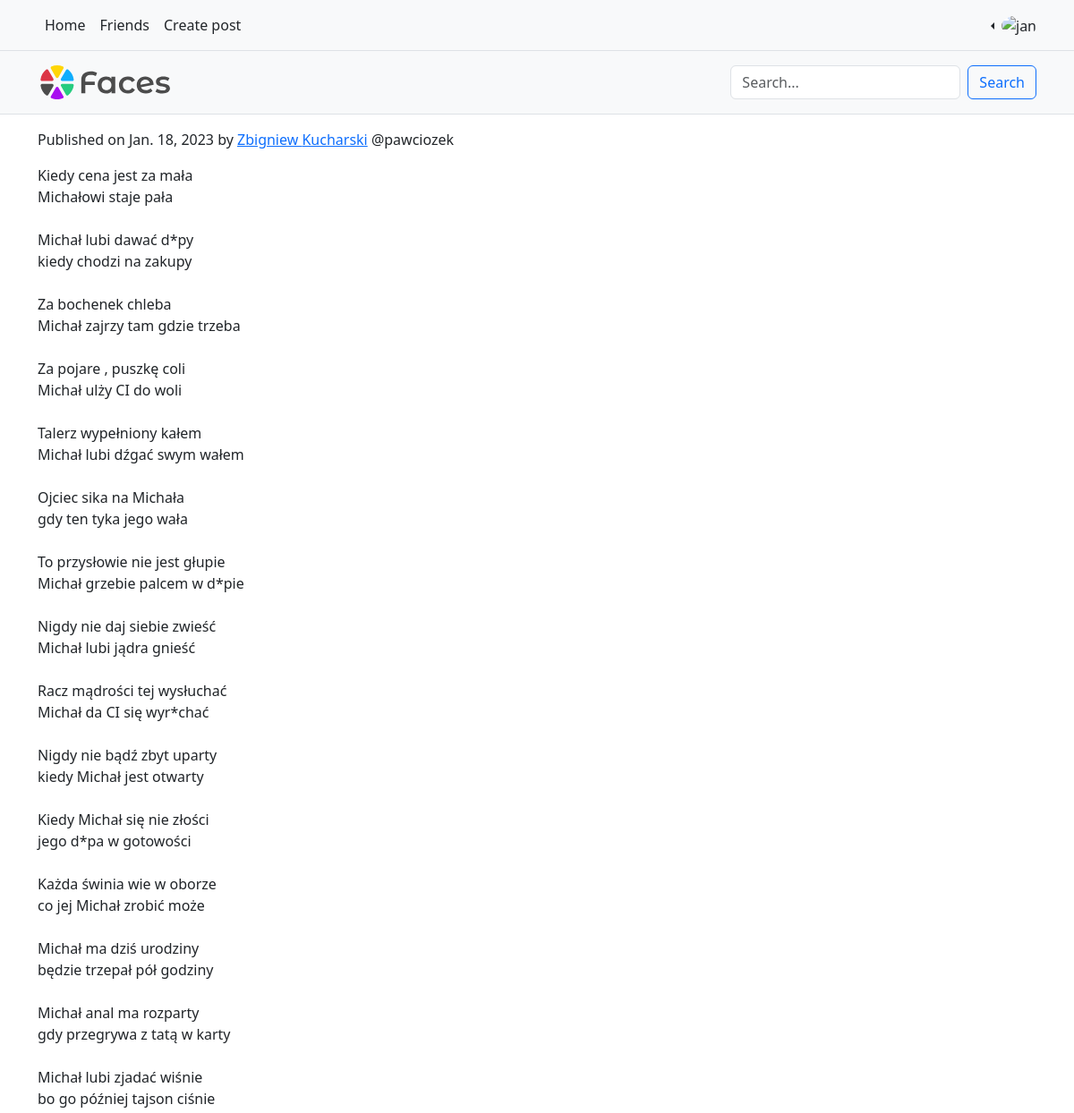
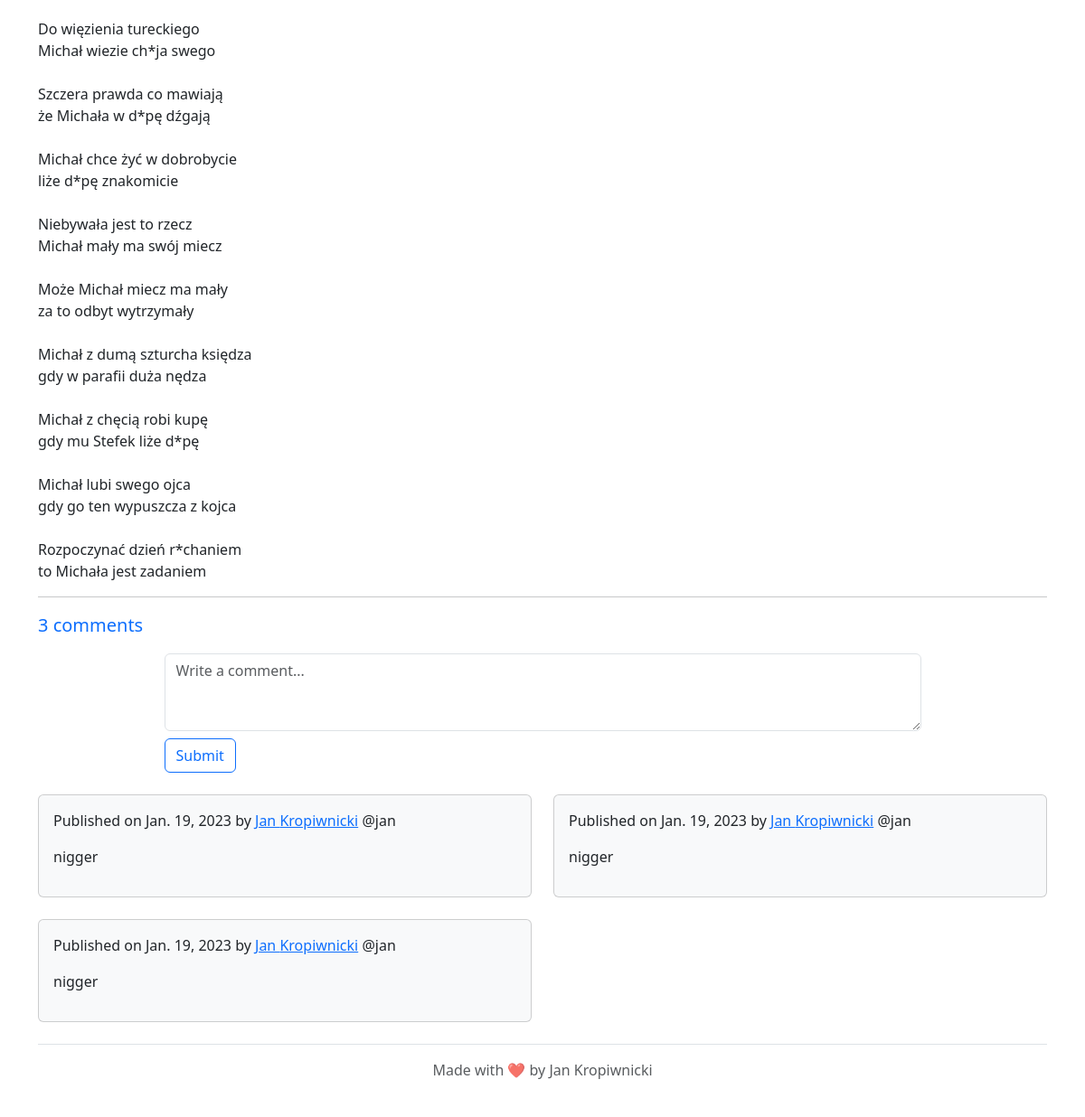
Screenshot of /45 (signed in) with the database file from the repository (2 pictures, top to bottom).
### facebook2_app/models.py (models this page shows)
class Post(models.Model):
    content = models.TextField()
    author = models.ForeignKey(Person, on_delete=models.CASCADE)
    date = models.DateTimeField()

class Person(models.Model):
    user = models.OneToOneField(User, on_delete=models.CASCADE)
    friends = models.ManyToManyField("self")

class Comment(models.Model):
    post = models.ForeignKey(Post, on_delete=models.CASCADE)
    author = models.ForeignKey(Person, on_delete=models.CASCADE)
    content = models.TextField()
    date = models.DateTimeField()

### facebook2_app/views.py (the view)
# urls.py: path('<int:post_id>', facebook2_app.views.post_page, name="post_page"),
def post_page(request, post_id):
    post = get_object_or_404(Post, id=post_id)
    return render(request, 'post-page.html', {"post": post, "post_content": post.content.split("\r\n"), "like_count":
                  len(post.likeprofile_set.all()), "comment_count": len(post.comment_set.all())})

### templates/post-page.html (shortened to what this page needs)
{% extends 'base.html' %}
{% block content %}
    {% if user.is_authenticated %}
        <p>
            Published on {{ post.date.date }} by <a href="{% url 'user' post.author.user.username %}">
            {{ post.author.user.first_name }} {{ post.author.user.last_name }}</a>
            @{{ post.author.user.username }}
        </p>
        <p>
            {% for line in post_content %}
                {{ line }}<br>
            {% endfor %}
        </p>
        <hr>
        <span class="lead text-primary">{{ comment_count }} comment{% if comment_count != 1 %}s{% endif %}</span>
        <div class="d-flex justify-content-center">
            <form method="post" class="w-75 mt-3" action="{% url 'submit_comment' post.id %}">
                <textarea class="form-control" name="comment" placeholder="Write a comment..." rows="3"></textarea>
                <button class="btn btn-outline-primary mt-2 mb-4" type="submit">Submit</button>
            </form>
        </div>
        <div class="row g-4">
            {% for comment in post.comment_set.all %}
                <div class="col-md-6">
                    <div class="p-3 card bg-light">
                        <p>
                            Published on {{ comment.date.date }} by <a href="{% url 'user' comment.author.user.username %}">
                            {{ comment.author.user.first_name }} {{ comment.author.user.last_name }}</a>
                            @{{ comment.author.user.username }}
                        </p>
                        <p>{{ comment.content }}</p>
                    </div>
                </div>
            {% endfor %}
        </div>
    {% endif %}
{% endblock %}

### templates/base.html (style rules this page uses)
body { padding-top: 9rem; }

### rows the page displays
Post: date "Jan. 18, 2023", author.user.first_name "Zbigniew", author.user.last_name "Kucharski", author.user.username "pawciozek"
Comment: date "Jan. 19, 2023", author.user.first_name "Jan", author.user.last_name "Kropiwnicki", author.user.username "jan", content "nigger"
Comment: date "Jan. 19, 2023", author.user.first_name "Jan", author.user.last_name "Kropiwnicki", author.user.username "jan", content "nigger"
Comment: date "Jan. 19, 2023", author.user.first_name "Jan", author.user.last_name "Kropiwnicki", author.user.username "jan", content "nigger"

### other values shown
{{ line }} "Kiedy cena jest za mała" "Michałowi staje pała" "Michał lubi dawać d*py" "kiedy chodzi na zakupy" "Za bochenek chleba" "Michał zajrzy tam gdzie trzeba" "Za pojare , puszkę coli" "Michał ulży CI do woli" "Talerz wypełniony kałem" "Michał lubi dźgać swym wałem" "Ojciec sika na Michała" "gdy ten tyka jego wała" "To przysłowie nie jest głupie" "Michał grzebie palcem w d*pie" "Nigdy nie daj siebie zwieść" "Michał lubi jądra gnieść" "Racz mądrości tej wysłuchać" "Michał da CI się wyr*chać" "Nigdy nie bądź zbyt uparty" "kiedy Michał jest otwarty" "Kiedy Michał się nie złości" "jego d*pa w gotowości" "Każda świnia wie w oborze" "co jej Michał zrobić może" "Michał ma dziś urodziny" "będzie trzepał pół godziny" "Michał anal ma rozparty" "gdy przegrywa z tatą w karty" "Michał lubi zjadać wiśnie" "bo go później tajson ciśnie" "Do więzienia tureckiego" "Michał wiezie ch*ja swego" "Szczera prawda co mawiają" "że Michała w d*pę dźgają" "Michał chce żyć w dobrobycie" "liże d*pę znakomicie" "Niebywała jest to rzecz" "Michał mały ma swój miecz" "Może Michał miecz ma mały" "za to odbyt wytrzymały" "Michał z dumą szturcha księdza" "gdy w parafii duża nędza" "Michał z chęcią robi kupę" "gdy mu Stefek liże d*pę" "Michał lubi swego ojca" "gdy go ten wypuszcza z kojca" "Rozpoczynać dzień r*chaniem" "to Michała jest zadaniem"
{{ comment_count }} "3"
